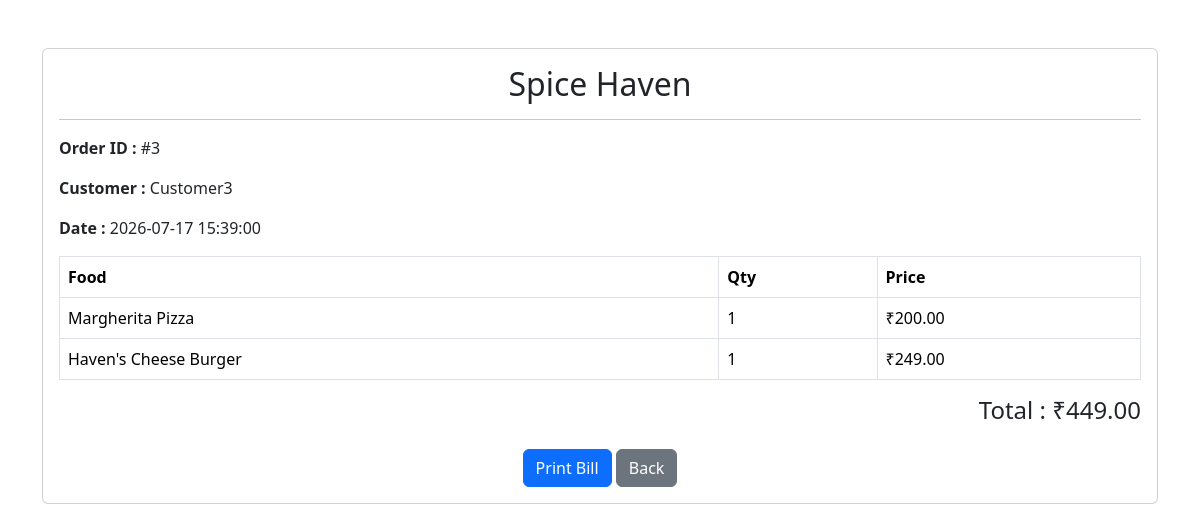
Page /staff/bill.php?id=3 (signed in) on the committed database.
### tables this page shows
CREATE TABLE `orders` (
  `id` int(11) NOT NULL,
  `user_id` int(11) NOT NULL,
  `total_amount` decimal(10,2) NOT NULL,
  `order_status` varchar(30) DEFAULT 'Pending',
  `order_date` timestamp NOT NULL DEFAULT current_timestamp()
);

CREATE TABLE `users` (
  `id` int(11) NOT NULL,
  `fullname` varchar(100) NOT NULL,
  `email` varchar(100) NOT NULL,
  `password` varchar(200) NOT NULL,
  `role` enum('customer','staff','admin') DEFAULT 'customer',
  `created_at` timestamp NOT NULL DEFAULT current_timestamp()
);

CREATE TABLE `order_items` (
  `id` int(11) NOT NULL,
  `order_id` int(11) NOT NULL,
  `menu_id` int(11) NOT NULL,
  `quantity` int(11) NOT NULL,
  `price` decimal(10,2) NOT NULL
);

CREATE TABLE `menu` (
  `id` int(11) NOT NULL,
  `food_name` varchar(100) NOT NULL,
  `description` text DEFAULT NULL,
  `price` decimal(10,2) NOT NULL,
  `category` varchar(50) DEFAULT NULL,
  `image` varchar(255) DEFAULT NULL
);

### staff/bill.php (the view, shortened to what this page needs)
<?php
include("../includes/db.php");
$order_id = intval($_GET['id']);
$order = mysqli_query($conn,"
SELECT orders.*, users.fullname
FROM orders
JOIN users ON orders.user_id = users.id
WHERE orders.id='$order_id'
");
$order = mysqli_fetch_assoc($order);
$items = mysqli_query($conn,"
SELECT order_items.*, menu.food_name
FROM order_items
JOIN menu ON order_items.menu_id = menu.id
WHERE order_items.order_id='$order_id'
");
?>
<!DOCTYPE html>
<html>
<head>
<link href="https://cdn.jsdelivr.net/npm/bootstrap@5.3.3/dist/css/bootstrap.min.css" rel="stylesheet">
</head>
<body>
<div class="container mt-5">
<div class="card">
<div class="card-body">
<h2 class="text-center">
Spice Haven
</h2>
<hr>
<p><strong>Order ID :</strong> #<?php echo $order['id']; ?></p>
<p><strong>Customer :</strong> <?php echo $order['fullname']; ?></p>
<p><strong>Date :</strong> <?php echo $order['order_date']; ?></p>
<table class="table table-bordered">
<tr>
<th>Food</th>
<th>Qty</th>
<th>Price</th>
</tr>
<?php while($item=mysqli_fetch_assoc($items)){ ?>
<tr>
<td><?php echo $item['food_name']; ?></td>
<td><?php echo $item['quantity']; ?></td>
<td>₹<?php echo $item['price']; ?></td>
</tr>
<?php } ?>
</table>
<h4 class="text-end">
Total : ₹<?php echo $order['total_amount']; ?>
</h4>
<div class="text-center mt-4">
<button class="btn btn-primary"
onclick="window.print();">
Print Bill
</button>
<a href="manage_orders.php"
class="btn btn-secondary">
Back
</a>
</div>
</div>
</div>
</div>
</body>
</html>

### rows in the picture
orders: id "3", user.fullname "Customer3", order_date "2026-07-17 15:39:00", total_amount "449.00"
order_items: menu.food_name "Margherita Pizza", quantity "1", price "200.00"
order_items: menu.food_name "Haven's Cheese Burger", quantity "1", price "249.00"
